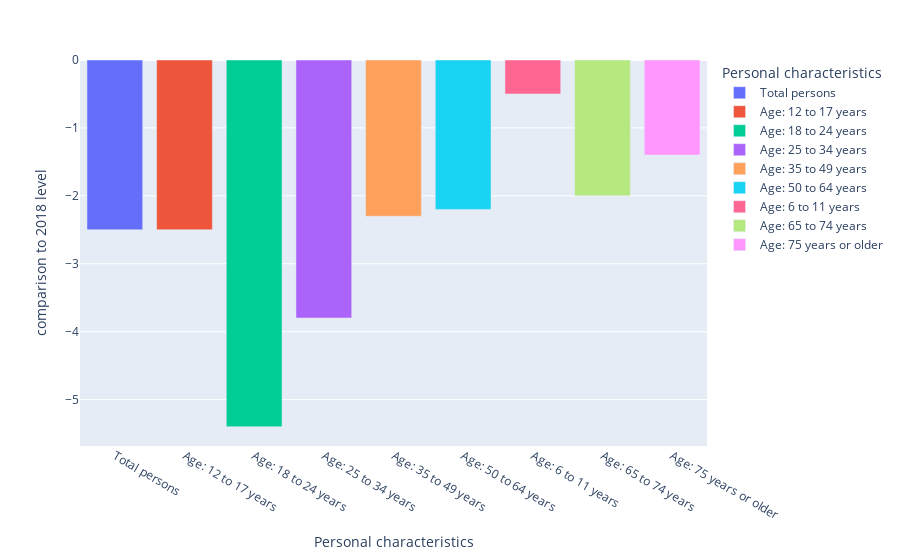

Notebook code for this chart:
### Markdown cell above
#### Observations :
What is interesting to note is that for people 35 years old and older, the gap with the mean is quite constant during the pandemic, and is even reduced for some categories. Post-covid gaps are generally less important but still negative. Thus, we can imagine that people aged 35 and more were less impacted by the pandemic than other categories. This can maybe be explained by the fact that a lot of younger persons, who make up the bulk of public transport traffic, stopped using public transport because of schools and universities closing, whereas certain necessary workplaces were still open.

### Code cell
# Creation of a graph showing the
# comparison between 2022 and 2018 public transport participation levels

px.bar(data_frame = df_age2[(df_age2['Topic'] == 2022)], x='Personal characteristics',
        y='comparison to 2018 level', color='Personal characteristics',
        title = 'Comparison of 2022 public transport participation to the 2018 levels')

### Figure 1 — Plotly figure (JSON) as saved in the notebook; plotly's stock layout.template omitted (floating-point values rounded to 4 significant figures)
{"data": [{"alignmentgroup": "True", "hovertemplate": "Personal characteristics=%{x}<br>comparison to 2018 level=%{y}<extra></extra>", "legendgroup": "Total persons", "marker": {"color": "#636efa", "pattern": {"shape": ""}}, "name": "Total persons", "offsetgroup": "Total persons", "orientation": "v", "showlegend": true, "textposition": "auto", "type": "bar", "x": ["Total persons"], "xaxis": "x", "y": [-2.5], "yaxis": "y"}, {"alignmentgroup": "True", "hovertemplate": "Personal characteristics=%{x}<br>comparison to 2018 level=%{y}<extra></extra>", "legendgroup": "Age: 12 to 17 years", "marker": {"color": "#EF553B", "pattern": {"shape": ""}}, "name": "Age: 12 to 17 years", "offsetgroup": "Age: 12 to 17 years", "orientation": "v", "showlegend": true, "textposition": "auto", "type": "bar", "x": ["Age: 12 to 17 years"], "xaxis": "x", "y": [-2.5], "yaxis": "y"}, {"alignmentgroup": "True", "hovertemplate": "Personal characteristics=%{x}<br>comparison to 2018 level=%{y}<extra></extra>", "legendgroup": "Age: 18 to 24 years", "marker": {"color": "#00cc96", "pattern": {"shape": ""}}, "name": "Age: 18 to 24 years", "offsetgroup": "Age: 18 to 24 years", "orientation": "v", "showlegend": true, "textposition": "auto", "type": "bar", "x": ["Age: 18 to 24 years"], "xaxis": "x", "y": [-5.4], "yaxis": "y"}, {"alignmentgroup": "True", "hovertemplate": "Personal characteristics=%{x}<br>comparison to 2018 level=%{y}<extra></extra>", "legendgroup": "Age: 25 to 34 years", "marker": {"color": "#ab63fa", "pattern": {"shape": ""}}, "name": "Age: 25 to 34 years", "offsetgroup": "Age: 25 to 34 years", "orientation": "v", "showlegend": true, "textposition": "auto", "type": "bar", "x": ["Age: 25 to 34 years"], "xaxis": "x", "y": [-3.8], "yaxis": "y"}, {"alignmentgroup": "True", "hovertemplate": "Personal characteristics=%{x}<br>comparison to 2018 level=%{y}<extra></extra>", "legendgroup": "Age: 35 to 49 years", "marker": {"color": "#FFA15A", "pattern": {"shape": ""}}, "name": "Age: 35 to 49 years", "offsetgroup": "Age: 35 to 49 years", "orientation": "v", "showlegend": true, "textposition": "auto", "type": "bar", "x": ["Age: 35 to 49 years"], "xaxis": "x", "y": [-2.3], "yaxis": "y"}, {"alignmentgroup": "True", "hovertemplate": "Personal characteristics=%{x}<br>comparison to 2018 level=%{y}<extra></extra>", "legendgroup": "Age: 50 to 64 years", "marker": {"color": "#19d3f3", "pattern": {"shape": ""}}, "name": "Age: 50 to 64 years", "offsetgroup": "Age: 50 to 64 years", "orientation": "v", "showlegend": true, "textposition": "auto", "type": "bar", "x": ["Age: 50 to 64 years"], "xaxis": "x", "y": [-2.2], "yaxis": "y"}, {"alignmentgroup": "True", "hovertemplate": "Personal characteristics=%{x}<br>comparison to 2018 level=%{y}<extra></extra>", "legendgroup": "Age: 6 to 11 years", "marker": {"color": "#FF6692", "pattern": {"shape": ""}}, "name": "Age: 6 to 11 years", "offsetgroup": "Age: 6 to 11 years", "orientation": "v", "showlegend": true, "textposition": "auto", "type": "bar", "x": ["Age: 6 to 11 years"], "xaxis": "x", "y": [-0.5], "yaxis": "y"}, {"alignmentgroup": "True", "hovertemplate": "Personal characteristics=%{x}<br>comparison to 2018 level=%{y}<extra></extra>", "legendgroup": "Age: 65 to 74 years", "marker": {"color": "#B6E880", "pattern": {"shape": ""}}, "name": "Age: 65 to 74 years", "offsetgroup": "Age: 65 to 74 years", "orientation": "v", "showlegend": true, "textposition": "auto", "type": "bar", "x": ["Age: 65 to 74 years"], "xaxis": "x", "y": [-2], "yaxis": "y"}, {"alignmentgroup": "True", "hovertemplate": "Personal characteristics=%{x}<br>comparison to 2018 level=%{y}<extra></extra>", "legendgroup": "Age: 75 years or older", "marker": {"color": "#FF97FF", "pattern": {"shape": ""}}, "name": "Age: 75 years or older", "offsetgroup": "Age: 75 years or older", "orientation": "v", "showlegend": true, "textposition": "auto", "type": "bar", "x": ["Age: 75 years or older"], "xaxis": "x", "y": [-1.4], "yaxis": "y"}], "layout": {"barmode": "relative", "legend": {"title": {"text": "Personal characteristics"}, "tracegroupgap": 0}, "margin": {"t": 60}, "xaxis": {"anchor": "y", "categoryarray": ["Total persons", "Age: 12 to 17 years", "Age: 18 to 24 years", "Age: 25 to 34 years", "Age: 35 to 49 years", "Age: 50 to 64 years", "Age: 6 to 11 years", "Age: 65 to 74 years", "Age: 75 years or older"], "categoryorder": "array", "domain": [0, 1], "title": {"text": "Personal characteristics"}}, "yaxis": {"anchor": "x", "domain": [0, 1], "title": {"text": "comparison to 2018 level"}}}}
